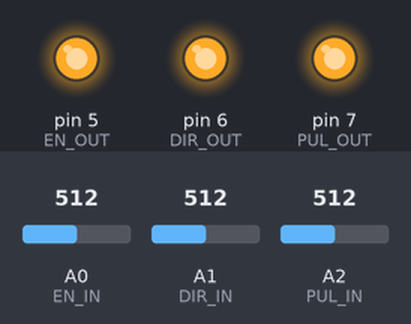
Bench run of a sketch on a simulated Arduino Uno, built with avr-gcc and run on an emulated ATmega328P. Shown: output pins drawn as LEDs (lit = HIGH). The test bench sets the inputs (shaded band); at power-on: A0 (EN_IN) = 512, A1 (DIR_IN) = 512, A2 (PUL_IN) = 512.

Above: at 1.2 s.
1.3 s: A0 (EN_IN) set to 488
At 2.5 s:
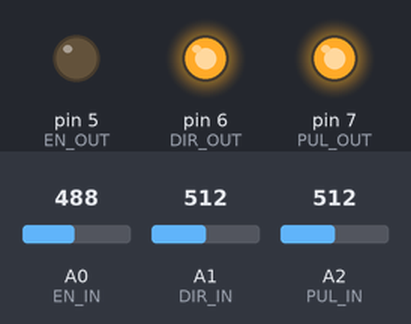
2.8 s: A1 (DIR_IN) set to 492
At 3.6 s:
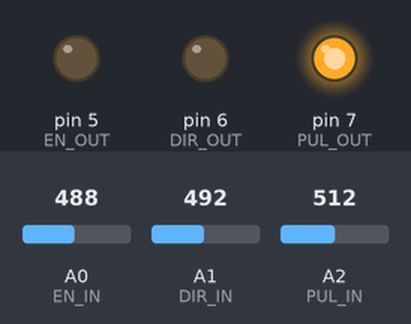
4.3 s: A2 (PUL_IN) set to 487
At 4.8 s:
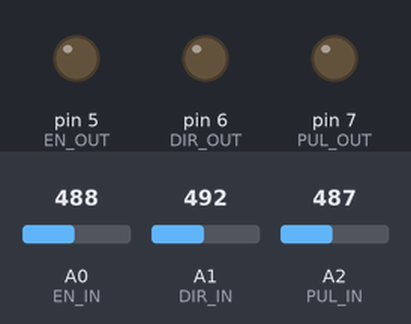
5.8 s: A1 (DIR_IN) set to 510
At 7.0 s:
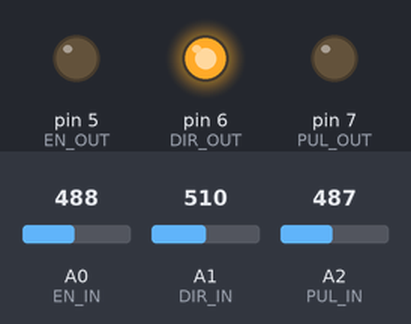
7.3 s: A0 (EN_IN) set to 510
At 8.3 s:
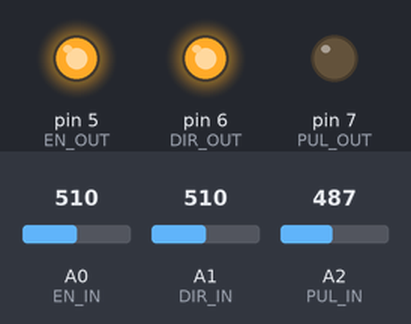
8.8 s: A1 (DIR_IN) set to 490
At 9.4 s:
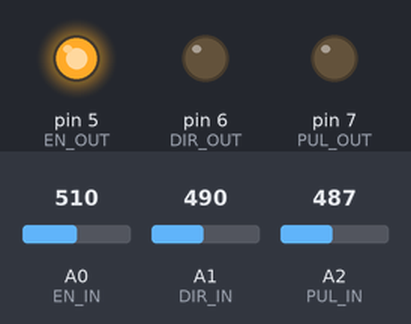
Timing chart, 0 to 11.3 s (numbered marks = the images above; inputs shaded):
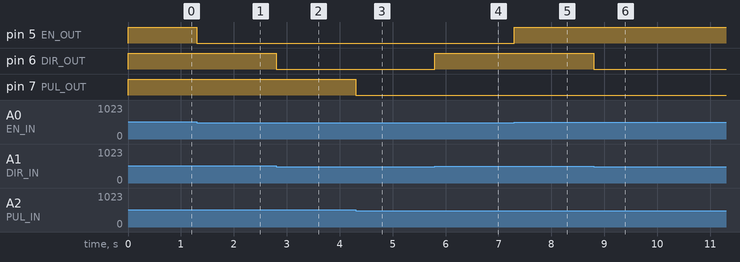

Measured:
- the behaviour switches between 501 and 500 on A0 (EN_IN) (found by bisection; images 0 and 1)
- the behaviour switches between 501 and 500 on A1 (DIR_IN) (found by bisection; images 1 and 2)
- the behaviour switches between 501 and 500 on A2 (PUL_IN) (found by bisection; images 2 and 3)
- after the input at 1.3 s, pin 5 (EN_OUT): HIGH → LOW at once
- after the input at 2.8 s, pin 6 (DIR_OUT): HIGH → LOW at once
- after the input at 4.3 s, pin 7 (PUL_OUT): HIGH → LOW at once
- after the input at 5.8 s, pin 6 (DIR_OUT): LOW → HIGH at once
- after the input at 7.3 s, pin 5 (EN_OUT): LOW → HIGH at once
- after the input at 8.8 s, pin 6 (DIR_OUT): HIGH → LOW at once

The sketch:

TempArduinoConverter.ino
```cpp
#define EN_IN A0
#define DIR_IN A1
#define PUL_IN A2

#define EN_OUT 5
#define DIR_OUT 6
#define PUL_OUT 7

void setup() {
    pinMode(EN_IN, INPUT);
    pinMode(DIR_IN, INPUT);
    pinMode(PUL_IN, INPUT);

    pinMode(EN_OUT, OUTPUT);
    pinMode(DIR_OUT, OUTPUT);
    pinMode(PUL_OUT, OUTPUT);
}

void loop() {
  digitalWrite(EN_OUT, (analogRead(EN_IN) > 500) ? HIGH : LOW);
  digitalWrite(DIR_OUT, (analogRead(DIR_IN) > 500) ? HIGH : LOW);
  digitalWrite(PUL_OUT, (analogRead(PUL_IN) > 500) ? HIGH : LOW);
}
```
